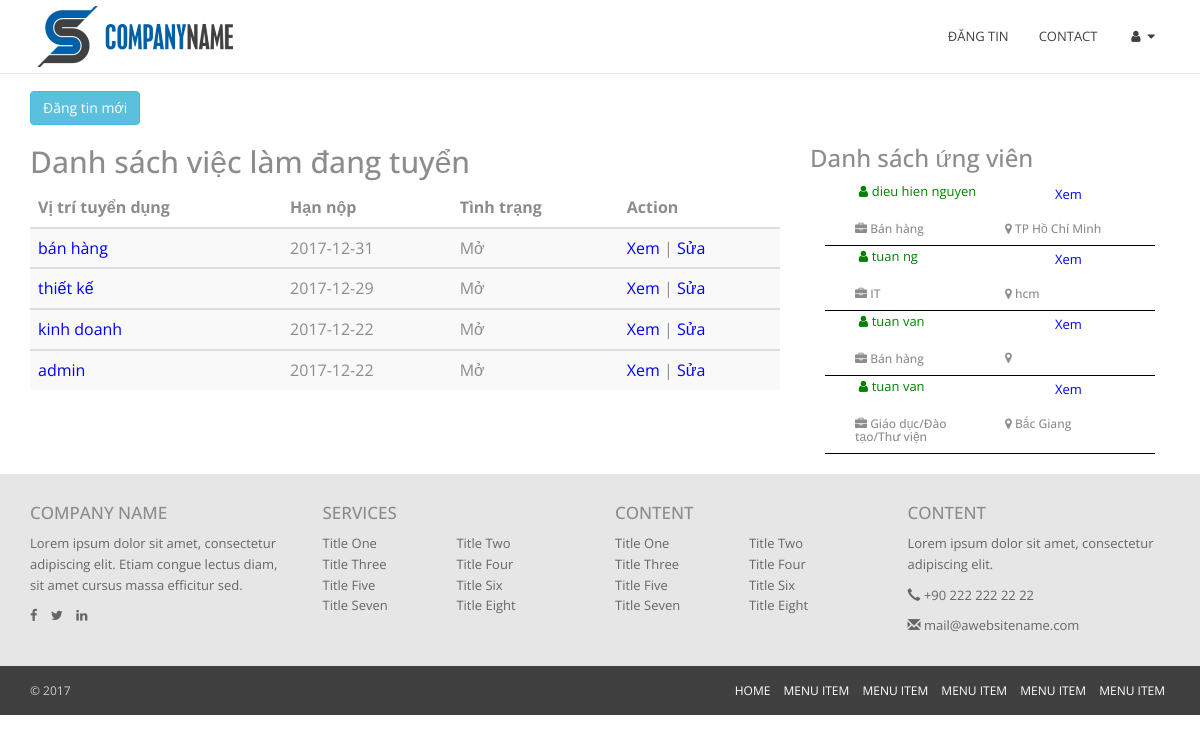
The page /nhatuyendung.php?id=1 (signed in) on the database its author committed.
### tables this page shows
CREATE TABLE `details` (
  `id` int(11) NOT NULL,
  `date_up` date NOT NULL,
  `company` varchar(50) NOT NULL,
  `add` varchar(50) NOT NULL,
  `wage` varchar(50) NOT NULL,
  `exp` varchar(100) NOT NULL,
  `city` varchar(100) NOT NULL,
  `career` varchar(100) NOT NULL,
  `number_up` int(5) NOT NULL,
  `sex` varchar(10) NOT NULL,
  `describe` varchar(1000) NOT NULL,
  `request` varchar(1000) NOT NULL,
  `right` varchar(100) NOT NULL,
  `deadline` date NOT NULL,
  `usercontact` varchar(100) NOT NULL,
  `emailcontact` varchar(100) NOT NULL,
  `status` int(5) NOT NULL,
  `category` int(5) NOT NULL,
  `title` varchar(100) NOT NULL,
  `TinhChatCV` varchar(255) NOT NULL,
  `level` varchar(50) NOT NULL,
  `hinhthuc` varchar(55) NOT NULL,
  `author` int(11) NOT NULL
);

CREATE TABLE `users_profile` (
  `id` int(11) NOT NULL,
  `users_id` int(11) NOT NULL,
  `fullname` varchar(250) NOT NULL,
  `birthday` date NOT NULL,
  `marital_status` int(11) NOT NULL,
  `city` varchar(100) NOT NULL,
  `address` varchar(255) NOT NULL,
  `title` varchar(255) NOT NULL,
  `education` int(11) NOT NULL,
  `exp` int(11) NOT NULL,
  `level_rank` int(11) NOT NULL,
  `level_desired` int(11) NOT NULL,
  `career` varchar(255) NOT NULL,
  `wage_desired` int(11) NOT NULL,
  `add_desired` varchar(255) NOT NULL,
  `phone` int(11) NOT NULL,
  `email_pro` varchar(50) NOT NULL
);

### nhatuyendung.php (the view, shortened to what this page needs)
<?php include 'includes/header.php'; ?>
<main class="site-main">
    <section>
        <div class="container">
            <a href="newpost.php" type="button" class="btn btn-info">Đăng tin mới</a>
        </div>
    </section>
    <section>
        <div class="container">
            <div class="row">
                <div class="col-md-8">
                    <div class="blog-content">
                        <h2>Danh sách việc làm đang tuyển</h2>
                        <table class="table table-striped">
                            <thead>
                                <tr>
                                    <th>Vị trí tuyển dụng</th>
                                    <th>Hạn nộp</th>
                                    <th>Tình trạng</th>
                                    <th>Action</th>
                                </tr>
                            </thead>
                            <?php
                                $id_post = $_SESSION['user_id'];
                                $sql = "SELECT * FROM details where author =  $id_post  ORDER BY deadline DESC";
                                $query = mysqli_query($link,$sql);
                                while ( $data = mysqli_fetch_array($query) ) {
                                ?>
                                <tbody>
                                    <tr>
                                        <td style="color:blue"><?php echo $data['title']; ?></td>
                                        <td><?php echo $data['deadline']; ?></td>
                                        <td><?php if(isset($data) && $data['status']=='1') echo "Mở";
                                                    if(isset($data) && $data['status']=='0') echo "Đóng"; ?></td>
                                        <td>
                                            <a href="detail.php?id=<?php echo $data['id']; ?>" style="color:blue">Xem</a> |
                                            <a href="edit-post.php?id=<?php echo $data['id']; ?>" style="color:blue">Sửa</a>
                                        </td>
                                    </tr>
                                </tbody>
                            <?php } ?>
                        </table>
                    </div>
                </div>
                <div class="col-md-4">
                    <div class="sidebar">
                        <h3>Danh sách ứng viên</h3>
                            <div class="categories widget">
                                <ul>
                                    <?php
                                        $sql = "SELECT * FROM users_profile limit 5";
                                        $query = mysqli_query($link,$sql);
                                        while ( $data = mysqli_fetch_array($query) ) {
                                    ?>
                                    <li>
                                        <div class="col-md-12">
                                            <div class="col-md-8">
                                                <p style="color:green"><i class="fa fa-user fa-fw"></i><?= $data['fullname'] ?></p>
                                            </div>
                                            <div class="col-md-4">
                                                <a href="#" style="color:blue">Xem</a>
                                            </div>
                                        </div>
                                        <div class="col-md-12"  style="border-bottom: 1px solid black">
                                            <div class="col-md-6">
                                                <h6><i class="fa  fa-briefcase" aria-hidden="true"></i> <?= $data['career'] ?></h6>
                                            </div>
                                            <div class="col-md-6">
                                                <h6><i class="fa fa-map-marker " aria-hidden="true"></i> <?= $data['city'] ?></h6>
                                            </div>
                                        </div>
                                    </li>
                                    <?php } ?>
                                </ul>
                            </div>
                    </div>
                </div>
            </div>
        </div>
    </section>
</main>
<?php include 'includes/footer.php'; ?>

### includes/header.php (shortened to what this page needs)
<!DOCTYPE.php>
<html lang="en">
<head>
    <link href="css/bootstrap.min.css" rel="stylesheet">
    <link href="css/font-awesome.min.css" rel="stylesheet">
    <link href="css/style.css" rel="stylesheet">
</head>
<body>
<header class="site-header navbar-fixed-top">
    <nav class="navbar navbar-default">
		<div class="container">
			<a href="index.php" class="navbar-brand">
				<img src="img/logo.png" alt="Post">
			</a>
            <div class="collapse navbar-collapse" id="bs-navbar-collapse">
                <ul class="nav navbar-nav main-navbar-nav">
                    <?php
                    if(isset($_SESSION['permission']) == true){
                        $permission = $_SESSION['permission'];
                        if ($permission == '0') {
                            echo   '<li><a href="index.php" title="">HOME</a></li>
                                    <li class="dropdown">
                                        <a href="#" title="" class="dropdown-toggle" data-toggle="dropdown" role="button" aria-haspopup="true" aria-expanded="false">JOB<span class="caret"></span></a>
                                        <ul class="dropdown-menu">
                                            <li><a href="part-time.php">Part time</a></li>
                                            <li><a href="viectn.php">Việc trong nước</a></li>
                                            <li><a href="viecnn.php">Việc nước ngoài</a></li>
                                        </ul>
                                    </li>
                                    <li><a href="nhatuyendung.php" title="">ĐĂNG TIN</a></li>
                                    <li><a href="contact.php" title="">CONTACT</a></li>
                                    <li class="dropdown">
                                        <a class="dropdown-toggle" data-toggle="dropdown" href="#">
                                            <i class="fa fa-user fa-fw"></i> <i class="fa fa-caret-down"></i>
                                        </a>
                                        <ul class="dropdown-menu dropdown-user">
                                            <li style="width:170px"><a href="user-profile.php"><i class="fa fa-user fa-fw"></i>'.$_SESSION['firstname'].' Profile</a></li>
                                            <li style="width:170px"><a href="action/logout.php"><i class="fa fa-sign-out fa-fw"></i>Logout</a></li>
                                        </ul>
                                    </li>';
                        }else{
                            echo '<li><a href="nhatuyendung.php" title="">ĐĂNG TIN</a></li>
                                <li><a href="contact.php" title="">CONTACT</a></li>
                                <li class="dropdown">
                                    <a class="dropdown-toggle" data-toggle="dropdown" href="#">
                                        <i class="fa fa-user fa-fw"></i> <i class="fa fa-caret-down"></i>
                                    </a>
                                    <ul class="dropdown-menu dropdown-user">
                                        <li style="width:170px"><a href="company-profile.php?id='.$_SESSION['user_id'].'"><i class="fa fa-user fa-fw"></i>Company profile</a></li>
                                        <li style="width:170px"><a href="action/logout.php"><i class="fa fa-sign-out fa-fw"></i>Logout</a></li>
                                    </ul>
                                </li>';
                        }
                        }
                    ?>
                </ul>
            </div>
		</div>
	</nav>
</header>

### includes/footer.php (shortened to what this page needs)
<footer class="site-footer">
        <div class="container">
            <div class="row">
                <div class="col-md-3 col-sm-6 col-xs-12 fbox">
                    <h4>COMPANY NAME</h4>
                    <p class="text">Lorem ipsum dolor sit amet, consectetur adipiscing elit. Etiam congue lectus diam, sit amet cursus massa efficitur sed. </p>
                    <ul class="list-inline">
                        <li><a href="#"><i class="fa fa-facebook"></i></a></li>
                        <li><a href="#"><i class="fa fa-twitter"></i></a></li>
                        <li><a href="#"><i class="fa fa-linkedin"></i></a></li>
                    </ul>
                </div>
                <div class="col-md-3 col-sm-6 col-xs-12 fbox">
                    <h4>SERVICES</h4>
                    <ul class="big">
                        <li><a href="#" title="">Title One</a></li>
                        <li><a href="#" title="">Title Two</a></li>
                        <li><a href="#" title="">Title Three</a></li>
                        <li><a href="#" title="">Title Four</a></li>
                        <li><a href="#" title="">Title Five</a></li>
                        <li><a href="#" title="">Title Six</a></li>
                        <li><a href="#" title="">Title Seven</a></li>
                        <li><a href="#" title="">Title Eight</a></li>
                    </ul>
                </div>
                <div class="col-md-3 col-sm-6 col-xs-12 fbox">
                    <h4>CONTENT</h4>
                    <ul class="big">
                        <li><a href="#" title="">Title One</a></li>
                        <li><a href="#" title="">Title Two</a></li>
                        <li><a href="#" title="">Title Three</a></li>
                        <li><a href="#" title="">Title Four</a></li>
                        <li><a href="#" title="">Title Five</a></li>
                        <li><a href="#" title="">Title Six</a></li>
                        <li><a href="#" title="">Title Seven</a></li>
                        <li><a href="#" title="">Title Eight</a></li>
                    </ul>
                </div>
                <div class="col-md-3 col-sm-6 col-xs-12 fbox">
                    <h4>CONTENT</h4>
                    <p class="text">Lorem ipsum dolor sit amet, consectetur adipiscing elit.</p>
                    <p><a href="tel:+902222222222"><span class="glyphicon glyphicon-earphone" aria-hidden="true"></span> +90 222 222 22 22</a></p>
                    <p><a href="mailto:iletisim@agrisosgb.com"><span class="glyphicon glyphicon-envelope" aria-hidden="true"></span> mail@awebsitename.com</a></p>
                </div>
            </div>
        </div>
        <div id="copyright">
            <div class="container">
                <div class="row">
                    <div class="col-md-4">
                        <p class="pull-left">&copy; 2017</p>
                    </div>
                    <div class="col-md-8">
                        <ul class="list-inline navbar-right">
                            <li><a href="#">HOME</a></li>
                            <li><a href="#">MENU ITEM</a></li>
                            <li><a href="#">MENU ITEM</a></li>
                            <li><a href="#">MENU ITEM</a></li>
                            <li><a href="#">MENU ITEM</a></li>
                            <li><a href="#">MENU ITEM</a></li>
                        </ul>
                    </div>
                </div>
            </div>
        </div>
    </footer>
    </body>
</html>

### css/style.css (style rules this page uses)
* { outline:none; }
html, body { height: 100%; }
body { font-family: 'Open Sans', sans-serif;font-size: 13px;line-height: 1.6;color: #8c8c8c;background-color: #fff; }
h1, h2, h3, h4, h5, h6 { font-family: 'Open Sans', sans-serif; }
a { color: #404040; }
.navbar { -moz-border-radius: 0;-webkit-border-radius: 0;border-radius: 0;margin-bottom: 0; }
.navbar .container { position: relative; }
.navbar-default { -moz-transition: all 0.3s ease-out;-o-transition: all 0.3s ease-out;-webkit-transition: all 0.3s ease-out;transition: all 0.3s ease-out;width: 100%;border: none;border-bottom: 1px solid #e7e7e7;background-color: #fff; }
.navbar-default .navbar-nav > li > a { color: #404040;font-weight: normal;font-size: 13px; }
.navbar-default .navbar-collapse { float: right;border-top: none;padding-left: 0;padding-right: 0; }
.navbar-brand>img { padding: 5px; }
@media (min-width:768px) { .navbar>.container .navbar-brand,.navbar>.container-fluid .navbar-brand { margin-left: 0; } }
.main-navbar-nav { -moz-transition: all 0.3s linear;-o-transition: all 0.3s linear;-webkit-transition: all 0.3s linear;transition: all 0.3s linear; }
.main-navbar-nav > li > a { padding-top: 30px;padding-bottom: 30px;line-height: 1; }
.navbar-brand { height: auto;padding: 0; }
footer.site-footer { background: #e6e6e6;padding: 20px 0 0;float: left;width: 100%; }
footer.site-footer h4 { font-size: 17px;font-weight: 500; }
footer.site-footer ul { padding-left: 0;margin-bottom: 20px;list-style: none; }
footer.site-footer ul a { color: #666;font-size: 13px; }
footer.site-footer p { font-size: 13px; }
footer.site-footer p a { color: #666; }
p.text { color: #666; }
#copyright { background: #404040;color: #ccc;padding: 15px 0;font-size: 12px;margin-top: 20px; }
#copyright p, #copyright ul { margin: 0;float: left;font-size: 12px; }
#copyright a { color: #fff;font-size: 12px; }
ul.big li { float: left;width: 49%; }
ul.big li:nth-child(2n) { margin-left: 2%; }
.widget { margin-bottom: 30px; }
.sidebar ul { padding-left: 15px;padding-right: 15px;margin: 0; }
.sidebar ul li { list-style: none; }
.sidebar ul li a { padding: 3px 15px;display: block;margin-left: -15px;margin-right: -15px;color: green; }
.site-main { padding-top:70px;padding-bottom: 20px }

### rows shown on the page
details: title "bán hàng", deadline "2017-12-31", status "Mở"
details: title "thiết kế", deadline "2017-12-29", status "Mở"
details: title "kinh doanh", deadline "2017-12-22", status "Mở"
details: title "admin", deadline "2017-12-22", status "Mở"
users_profile: fullname "dieu hien nguyen", career "Bán hàng", city "TP Hồ Chí Minh"
users_profile: fullname "tuan ng", career "IT", city "hcm"
users_profile: fullname "tuan van", career "Bán hàng"
users_profile: fullname "tuan van", career "Giáo dục/Đào tạo/Thư viện", city "Bắc Giang"
